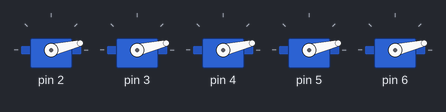
A sketch run on a simulated Arduino Mega 2560, built with avr-gcc and run on an emulated ATmega2560. Shown: 5 × servo.

Above: at 0.15 s.
At 4.48 s:
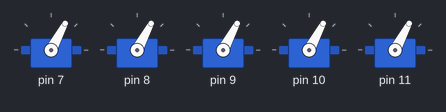
At 8.6 s:
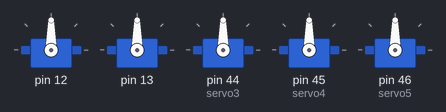
At 17.56 s:
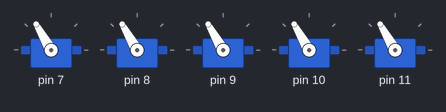
At 25.4 s:
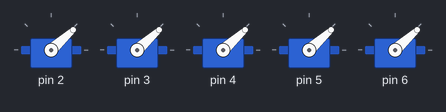
At 34.76 s:
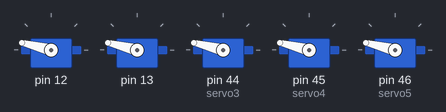
Timing chart, 0 to 34.6 s (numbered marks = the images above):
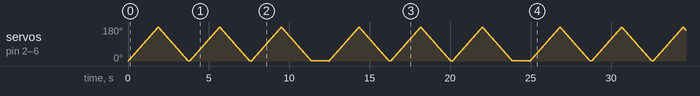

The sketch:

servo_test_complete.ino
```cpp
#include <Servo.h>

Servo servo1;
Servo servo2;
Servo servo3;
Servo servo4;
Servo servo5;

void setup() {
  // put your setup code here, to run once:
  pinMode(13,OUTPUT);
}

void loop() {
    for(int j=2;j<13;j+=5){
          servo1.attach(j);
          servo2.attach(j+1);
         if(j==12){
          servo3.attach(44);
          servo4.attach(45);
          servo5.attach(46);
         }
         else{
          servo3.attach(j+2);
          servo4.attach(j+3);
          servo5.attach(j+4);
          }
        for(int i=0;i<180;i++){
          servo1.write(i);
          servo2.write(i);
          servo3.write(i);
          servo4.write(i);
          servo5.write(i);
          delay(10);
          }
        for(int i=180;i>0;i--){
          servo1.write(i);
          servo2.write(i);
          servo3.write(i);
          servo4.write(i);
          servo5.write(i);
          delay(10);
          }
          servo1.detach();
          servo2.detach();
          servo3.detach();
          servo4.detach();
          servo5.detach();
          delay(100);
        }
        delay(1000);
       /*for(int j=2;j<13;j+=5){
          servo1.attach(j);
          servo2.attach(j+1);
         if(j==12){
          servo3.attach(44);
          servo4.attach(45);
          servo5.attach(46);
         }
         else{
          servo3.attach(j+2);
          servo4.attach(j+3);
          servo5.attach(j+4);
          }
        for(int i=0;i<180;i++){
          servo1.write(i);
          servo2.write(i);
          servo3.write(i);
          servo4.write(i);
          servo5.write(i);
          delay(10);
          }
        for(int i=180;i>0;i--){
          servo1.write(i);
          servo2.write(i);
          servo3.write(i);
          servo4.write(i);
          servo5.write(i);
          delay(10);
          }
          servo1.detach();
          servo2.detach();
          servo3.detach();
          servo4.detach();
          servo5.detach();
          delay(100);
        }
        delay(1000)*/

       /*   for(int i=1;i<=8;i++){
          servo1.attach(2);
         if(i<=7){
           servo2.attach(3);
          if(i<=6){
            servo3.attach(4);
          if(i<=5){
            servo4.attach(5);
          if(i<=4){
            servo5.attach(6);
          if(i<=3){
            servo6.attach(44);
          if(i<=2){
            servo7.attach(45);
          if(i<=1){
             servo8.attach(46);
            }
           }
            }
          }
          }
          }
          }
           for(int i=0;i<180;i++){
          if(i<=7){
           servo2.write(i);
          if(i<=6){
            servo3.write(i);
          if(i<=5){
            servo4.write(i);
          if(i<=4){
            servo5.write(i);
          if(i<=3){
            servo6.write(i);
          if(i<=2){
            servo7.write(i);
          if(i<=1){
             servo8.write(i);
            }
           }
            }
          }
          }
          }
          }
          delay(10);
          }
        for(int i=180;i>0;i--){
          if(i<=7){
           servo2.write(i);
          if(i<=6){
            servo3.write(i);
          if(i<=5){
            servo4.write(i);
          if(i<=4){
            servo5.write(i);
          if(i<=3){
            servo6.write(i);
          if(i<=2){
            servo7.write(i);
          if(i<=1){
             servo8.write(i);
            }
           }
            }
          }
          }
          }
          }
          delay(10);
          }
          if(i<=7){
           servo2.detach();
          if(i<=6){
            servo3.detach();
          if(i<=5){
            servo4.detach();
          if(i<=4){
            servo5.detach();
          if(i<=3){
            servo6.detach();
          if(i<=2){
            servo7.detach();
          if(i<=1){
             servo8.detach();
            }
           }
            }
          }
          }
          }
          }
          delay(10);
          }
          delay(1000);
          digitalWrite(13,HIGH);
          delay(1000);
          digitalWrite(13,LOW);*/
        }
```
